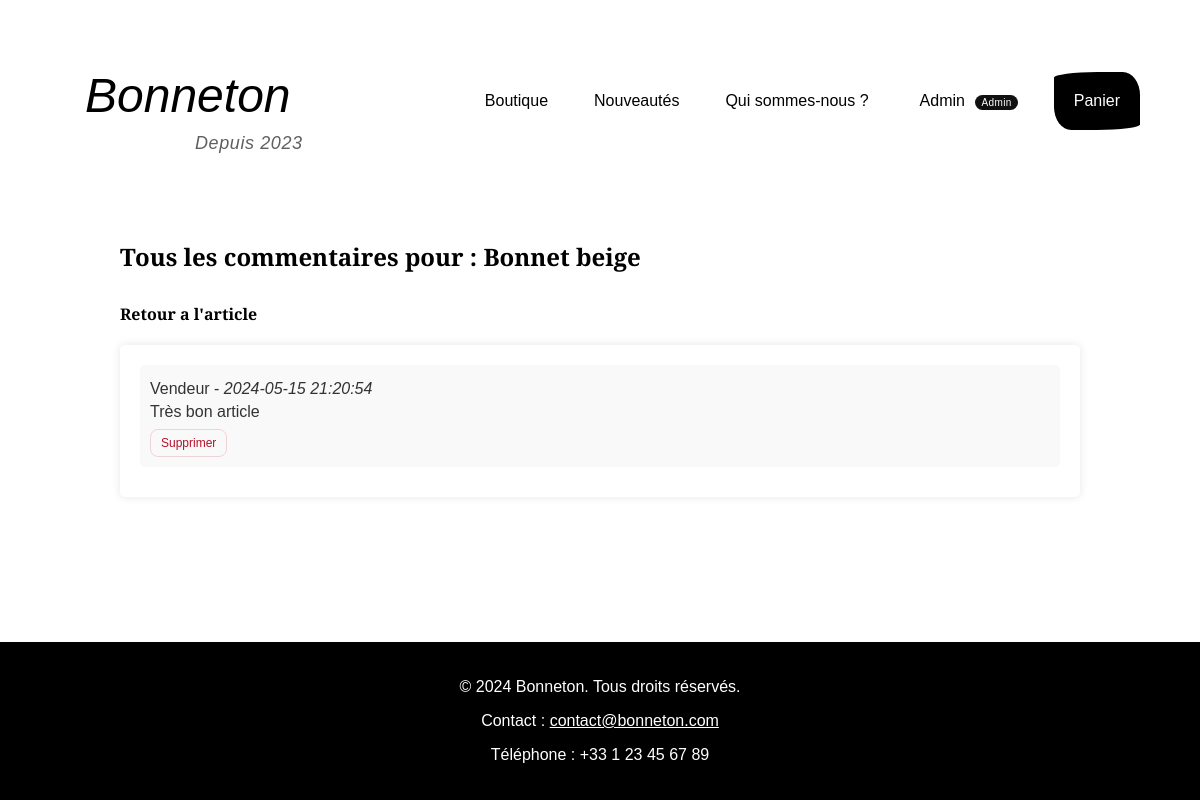
Screenshot of /public/commentaires.php?id=12 (signed in) with the database file from the repository.
### tables this page shows
CREATE TABLE `article` (
  `id` int(11) NOT NULL,
  `user_id` int(11) NOT NULL,
  `article_name` text NOT NULL,
  `caract` text NOT NULL,
  `img` text NOT NULL,
  `price_cents` int(11) NOT NULL DEFAULT 0,
  `currency` char(3) NOT NULL DEFAULT 'EUR',
  `stock` int(11) NOT NULL DEFAULT 0,
  `status` enum('active','out_of_stock','archived') NOT NULL DEFAULT 'active',
  `mise_en_vente` date NOT NULL,
  `nb_vente` int(11) NOT NULL DEFAULT 0,
  `created_at` timestamp NOT NULL DEFAULT current_timestamp(),
  `updated_at` timestamp NULL DEFAULT NULL ON UPDATE current_timestamp()
);

CREATE TABLE `commentaires` (
  `user_id` int(11) DEFAULT NULL,
  `article_id` int(11) DEFAULT NULL,
  `contenu` text DEFAULT NULL,
  `date_commentaire` timestamp NOT NULL DEFAULT current_timestamp(),
  `id` int(11) NOT NULL,
  `img` varchar(255) NOT NULL,
  `rating` tinyint(4) DEFAULT NULL
);

CREATE TABLE `user` (
  `id` int(11) NOT NULL,
  `titre` enum('m','mlle','mme','o') NOT NULL,
  `nom` varchar(50) NOT NULL,
  `prenom` varchar(50) NOT NULL,
  `email` varchar(50) NOT NULL,
  `motdepasse` varchar(255) NOT NULL,
  `dateden` date NOT NULL,
  `accounttype` enum('b','s','a') NOT NULL,
  `created_at` timestamp NOT NULL DEFAULT current_timestamp(),
  `updated_at` timestamp NULL DEFAULT NULL ON UPDATE current_timestamp(),
  `is_active` tinyint(1) NOT NULL DEFAULT 1,
  `email_verified_at` timestamp NULL DEFAULT NULL,
  `last_login_at` timestamp NULL DEFAULT NULL
);

### public/commentaires.php (the view, shortened to what this page needs)
<?php
include("includes/header.php");
?>
<link rel="stylesheet" href="assets/css/commentaire.css">
</head>
<body>
    <?php
    include("includes/menu.php");
    ?>
    <div class="container">
        <?php
        if (!isset($_GET['id']) || empty($_GET['id'])) {
            echo "ID d'article non spécifié.";
        } else {
            $article_id = (int) $_GET['id'];
            $stmt_article = $connexion->prepare("SELECT article_name FROM article WHERE id = ?");
            $stmt_article->bind_param("i", $article_id);
            $stmt_article->execute();
            $result_article = $stmt_article->get_result();
            $article = $result_article->fetch_assoc();
            if ($article) {
                echo "<h2>Tous les commentaires pour : " . e($article['article_name']) . "</h2>";
                echo "<a class='commentaire-all-link' href='page_details_article.php?id=" . e($article_id) . "'>Retour a l'article</a>";
            } else {
                echo "Article introuvable.";
            }
            $stmt_comments = $connexion->prepare("SELECT c.id, c.user_id, c.contenu, c.date_commentaire, c.img, c.rating, u.prenom FROM commentaires c JOIN user u ON c.user_id = u.id WHERE c.article_id = ? ORDER BY c.date_commentaire DESC");
            $stmt_comments->bind_param("i", $article_id);
            $stmt_comments->execute();
            $result_comments = $stmt_comments->get_result();
            if ($result_comments->num_rows > 0) {
                echo "<div class='commentaires'>";
                while ($row_com = $result_comments->fetch_assoc()) {
                    echo '<div class="commentaire">';
                    echo '<div class="commentaire-content">';
                    echo '<p>' . e($row_com['prenom']) . ' - <em>' . e($row_com['date_commentaire']) . '</em></p>';
                    echo '<p>' . e($row_com['contenu']) . '</p>';
                    if (!empty($_SESSION['accounttype']) && $_SESSION['accounttype'] === 'a' || (!empty($_SESSION['id']) && (int) $row_com['user_id'] === (int) $_SESSION['id'])) {
                        echo "<form method='POST' action='actions/traitement-suppression-message.php' class='commentaire-actions' onsubmit=\"return confirm('Supprimer ce commentaire ?');\">";
                        echo "<button type='submit' class='commentaire-delete'>Supprimer</button>";
                        echo "</form>";
                    }
                    echo '</div>';
                    echo '</div>';
                }
                echo "</div>";
            } else {
                echo "<p class='empty-state'>Pas de commentaires pour cet article.</p>";
            }
        }
        ?>
    </div>
    <?php
    include("includes/footer.php");
    ?>

### public/assets/css/stylebase.css (style rules this page uses)
html, body { height: 100%; margin: 0; padding: 0; }
body { font-family: 'Playfair Display', sans-serif; font-weight: thin; min-height: 100vh; display: flex; flex-direction: column; }
.reveal { opacity: 0; transform: translateY(22px); transition: opacity 0.6s ease, transform 0.6s ease; transition-delay: var(--stagger-delay, 0ms); will-change: opacity, transform; }
.reveal-visible { opacity: 1; transform: translateY(0); }

### public/assets/css/commentaire.css (style rules this page uses)
.commentaires { margin-top: 20px; padding: 20px; background-color: #fff; border-radius: 5px; box-shadow: 0 0 10px rgba(0, 0, 0, 0.1); }
.container { width: 80%; margin: 0 auto; }
.commentaire { margin-bottom: 10px; padding: 10px; background-color: #f9f9f9; border-radius: 5px; }
.commentaire-content { color: #333; }
.commentaire-content p { margin: 5px 0; }
.commentaire-all-link { display: inline-block; margin-top: 10px; text-decoration: none; color: #000; font-weight: 600; }
.commentaire-actions { margin-top: 8px; }
.commentaire-delete { background: transparent; border: 1px solid #f0d3d7; color: #b3122c; border-radius: 8px; padding: 6px 10px; cursor: pointer; font-family: 'Playfair Display', sans-serif; font-size: 12px; }

### rows the page displays
article: article_name "Bonnet beige"
commentaires: user.prenom "Vendeur", date_commentaire "2024-05-15 21:20:54", contenu "Très bon article"

### other values shown
$_SESSION['prenom'] "Admin"
